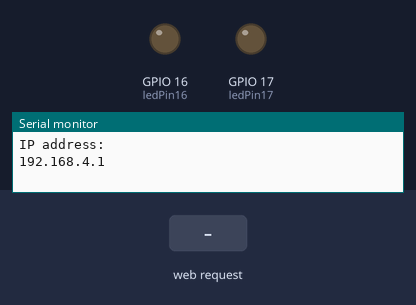
Simulated run of this sketch. Board: ESP32. Parts: output pins drawn as LEDs (lit = HIGH), the last lines printed to the serial monitor. The test bench sets the inputs (shaded band).

Above: at 1.2 s.
1.3 s: HTTP request GET /16/on received
At 2.5 s:
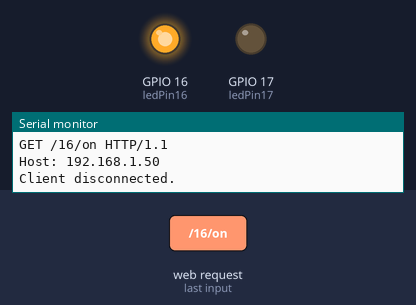
2.8 s: HTTP request GET /17/on received
At 3.9 s:
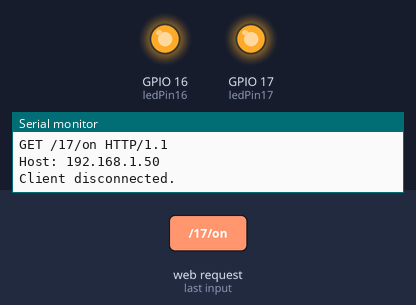
4.3 s: HTTP request GET /16/off received
At 5.0 s:
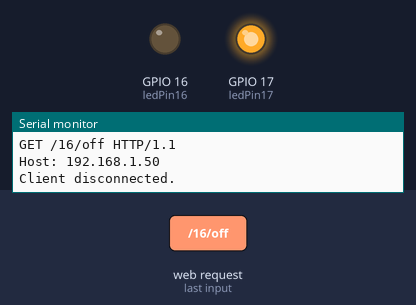
5.8 s: HTTP request GET /17/off received
At 6.1 s:
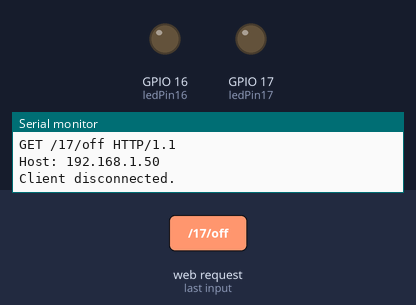
Timing chart, 0 to 8.3 s (numbered marks = the images above; inputs shaded):
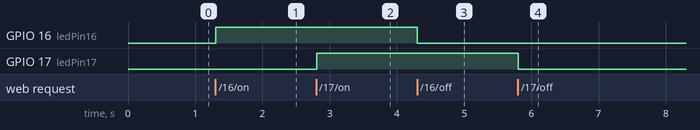

The sketch:

son_may30a.ino
```cpp
#include <WiFi.h>

// Network credentials Here
const char* ssid     = "iPhone(2)";
const char* password = "zehra123";

// Set web server port number to 80
WiFiServer server(80);

// Variable to store the HTTP request
String header;

//variables to store the current LED states
String statePin16 = "off";
String statePin17 = "off";
//Output variable to GPIO pins
const int ledPin16 = 16;
const int ledPin17 = 17;

// Current time
unsigned long currentTime = millis();
// Previous time
unsigned long previousTime = 0;
// Define timeout time in milliseconds
const long timeoutTime = 2000;

void setup() {
  Serial.begin(115200);

  pinMode(ledPin16, OUTPUT);      // set the LED pin mode
  digitalWrite(ledPin16, 0);      // turn LED off by default
  pinMode(ledPin17, OUTPUT);      // set the LED pin mode
  digitalWrite(ledPin17, 0);      // turn LED off by default

  WiFi.softAP(ssid,password);

  // Print IP address and start web server
  Serial.println("");
  Serial.println("IP address: ");
  Serial.println(WiFi.softAPIP());
  server.begin();
}

void loop() {
  WiFiClient client = server.available();   // Listen for incoming clients

  if (client) {                             // If a new client connects,
    currentTime = millis();
    previousTime = currentTime;
    Serial.println("New Client.");          // print a message out in the serial port
    String currentLine = "";                // make a String to hold incoming data from the client

    while (client.connected() && currentTime - previousTime <= timeoutTime) {
      // loop while the client's connected
      currentTime = millis();
      if (client.available()) {             // if there's bytes to read from the client,
        char c = client.read();             // read a byte, then
        Serial.write(c);                    // print it out the serial monitor
        header += c;
        if (c == '\n') {                    // if the byte is a newline character
          // if the current line is blank, you got two newline characters in a row.
          // that's the end of the client HTTP request, so send a response:
          if (currentLine.length() == 0) {
            // HTTP headers always start with a response code (e.g. HTTP/1.1 200 OK)
            // and a content-type so the client knows what's coming, then a blank line:
            client.println("HTTP/1.1 200 OK");
            client.println("Content-type:text/html");
            client.println("Connection: close");
            client.println();

            // turns the GPIOs on and off
            if (header.indexOf("GET /16/on") >= 0) {
              statePin16 = "on";
              digitalWrite(ledPin16, HIGH);               // turns the LED on
            } else if (header.indexOf("GET /16/off") >= 0) {
              statePin16 = "off";
              digitalWrite(ledPin16, LOW);                //turns the LED off
            }

            if (header.indexOf("GET /17/on") >= 0) {
              statePin17 = "on";
              digitalWrite(ledPin17, HIGH);               // turns the LED on
            } else if (header.indexOf("GET /17/off") >= 0) {
              statePin17 = "off";
              digitalWrite(ledPin17, LOW);                //turns the LED off
            }

            // Display the HTML web page
            client.println("<!DOCTYPE html><html>");
            client.println("<head><meta name=\"viewport\" content=\"width=device-width, initial-scale=1\">");
            client.println("<link rel=\"icon\" href=\"data:,\">");
            // CSS to style the on/off buttons
            client.println("<style>html { font-family: monospace; display: inline-block; margin: 0px auto; text-align: center;}");
            client.println(".button { background-color: yellowgreen; border: none; color: white; padding: 16px 40px;");
            client.println("text-decoration: none; font-size: 32px; margin: 2px; cursor: pointer;}");
            client.println(".button2 {background-color: gray;}</style></head>");

            client.println("<body><h1>ESP32 Web Server</h1>");
            client.println("<p>Control LED State</p>");

            if (statePin16 == "off") {
              client.println("<p><a href=\"/16/on\"><button class=\"button\">ON</button></a></p>");
            } else {
              client.println("<p><a href=\"/16/off\"><button class=\"button button2\">OFF</button></a></p>");
            }
            if (statePin17 == "off") {
              client.println("<p><a href=\"/17/on\"><button class=\"button\">ON</button></a></p>");
            } else {
              client.println("<p><a href=\"/17/off\"><button class=\"button button2\">OFF</button></a></p>");
            }
            client.println("</body></html>");

            // The HTTP response ends with another blank line
            client.println();
            // Break out of the while loop
            break;
          } else { // if you got a newline, then clear currentLine
            currentLine = "";
          }
        } else if (c != '\r') {  // if you got anything else but a carriage return character,
          currentLine += c;      // add it to the end of the currentLine
        }
      }
    }
    // Clear the header variable
    header = "";
    // Close the connection
    client.stop();
    Serial.println("Client disconnected.");
    Serial.println("");
  }
}
```

Measured:
- after the input at 1.3 s, GPIO 16 (ledPin16): LOW → HIGH at once
- after the input at 2.8 s, GPIO 17 (ledPin17): LOW → HIGH at once
- after the input at 4.3 s, GPIO 16 (ledPin16): HIGH → LOW at once
- after the input at 5.8 s, GPIO 17 (ledPin17): HIGH → LOW at once
